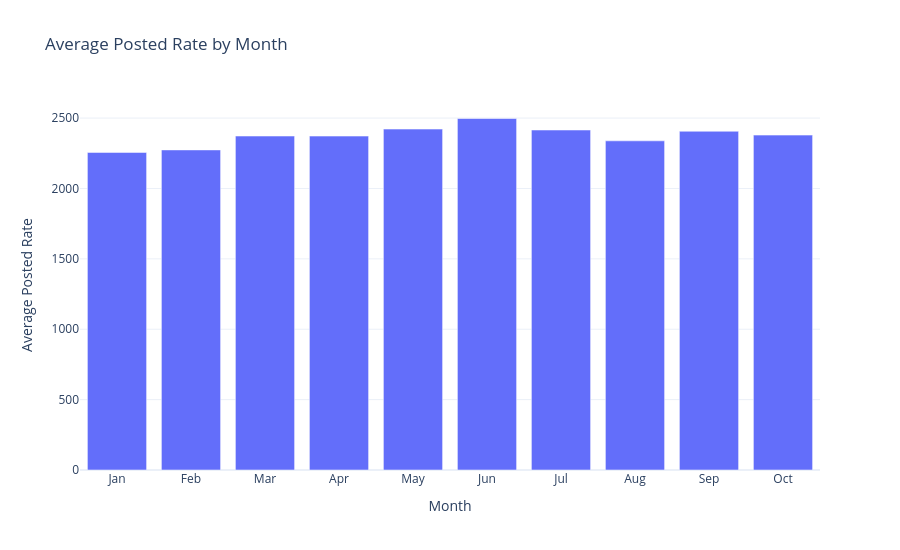

Here is the notebook cell this chart was saved with:
### Code cell
monthly_rate = (
    df.groupby("month")[TARGET]
    .agg(["mean", "median", "count"])
    .reset_index()
)

monthly_rate["month_name"] = pd.to_datetime(
    monthly_rate["month"],
    format="%m"
).dt.strftime("%b")

fig = px.bar(
    monthly_rate,
    x="month_name",
    y="mean",
    title="Average Posted Rate by Month",
    labels={
        "month_name": "Month",
        "mean": "Average Posted Rate"
    }
)

fig.update_layout(
    template="plotly_white",
    height=550
)

fig.show()

### Figure 1 — Plotly figure (JSON) as saved in the notebook; plotly's stock layout.template omitted (floating-point values rounded to 4 significant figures)
{"data": [{"hovertemplate": "Month=%{x}<br>Average Posted Rate=%{y}<extra></extra>", "legendgroup": "", "marker": {"color": "#636efa", "pattern": {"shape": ""}}, "name": "", "orientation": "v", "showlegend": false, "textposition": "auto", "type": "bar", "x": ["Jan", "Feb", "Mar", "Apr", "May", "Jun", "Jul", "Aug", "Sep", "Oct"], "xaxis": "x", "y": [2256.0, 2274.0, 2372.0, 2372.0, 2422.0, 2497.0, 2415.0, 2338.0, 2406.0, 2379.0], "yaxis": "y"}], "layout": {"barmode": "relative", "height": 550, "legend": {"tracegroupgap": 0}, "title": {"text": "Average Posted Rate by Month"}, "xaxis": {"anchor": "y", "domain": [0, 1], "title": {"text": "Month"}}, "yaxis": {"anchor": "x", "domain": [0, 1], "title": {"text": "Average Posted Rate"}}}}
